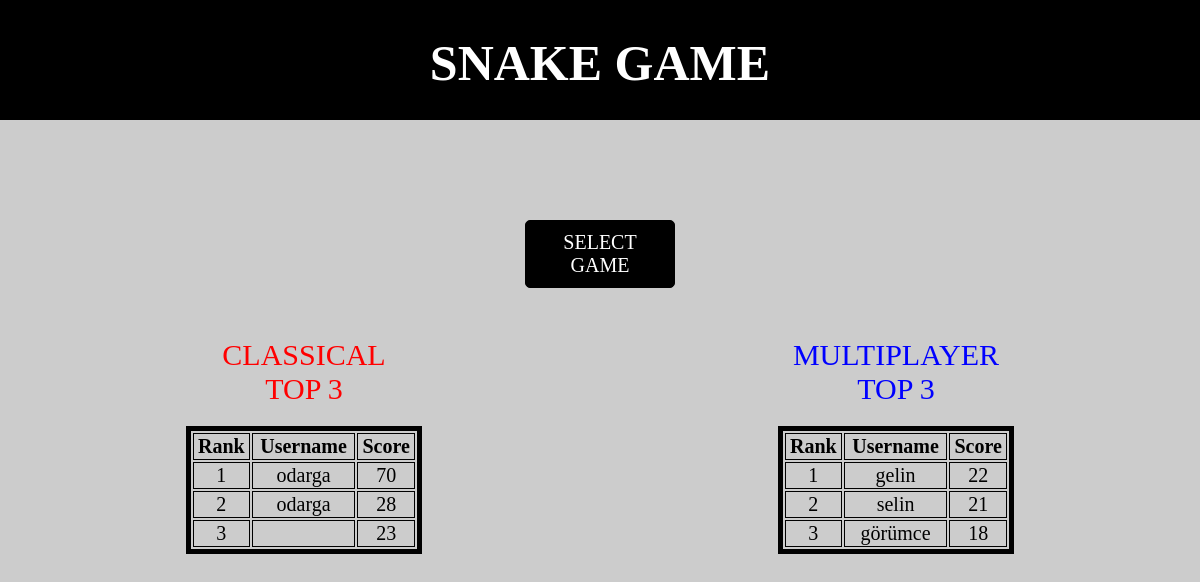
The page / on the database its author committed.
### tables this page shows
CREATE TABLE classic (username TEXT NOT NULL, score NUMERIC NOT NULL);

CREATE TABLE multi (username TEXT NOT NULL, score NUMERIC NOT NULL);

### app.py (the view)
@app.route("/")
def index():
    session.clear()
    highscores = db.execute("SELECT * FROM classic ORDER BY score DESC LIMIT 3")
    multihighscores = db.execute("SELECT * FROM multi ORDER BY score DESC LIMIT 3")
    return render_template("index.html", highscores=highscores, multihighscores=multihighscores)

### templates/index.html (shortened to what this page needs)
{% extends "layout.html" %}
{% block main %}
    <div class=".dropdown" style="margin-top: 200px">
        <button onclick="dropdown()" type="button" class="button">SELECT GAME</button>
    </div>
    <div class="row">
        <div class="column">
            <div style="margin-top: 50px">
                <p3>CLASSICAL</p3>
                <br>
                <p3>TOP 3</p3>
                <table style="margin-top: 20px">
                    <thead>
                        <tr>
                            <th>Rank</th>
                            <th>Username</th>
                            <th>Score</th>
                        </tr>
                    </thead>
                    <tbody>
                        {% set rank = namespace(value=1) %}
                        {% for highscore in highscores %}
                            <tr>
                                <td>{{ rank.value }}</td>
                                <td>{{ highscore.username }}</td>
                                <td>{{ highscore.score }}</td>
                            </tr>
                            {% set rank.value = rank.value + 1 %}
                        {% endfor %}
                    </tbody>
                </table>
            </div>
        </div>
        <div class="column">
            <div style="margin-top: 50px">
                <p4>MULTIPLAYER</p4>
                <br>
                <p4>TOP 3</p4>
                <table style="margin-top: 20px">
                    <thead>
                        <tr>
                            <th>Rank</th>
                            <th>Username</th>
                            <th>Score</th>
                        </tr>
                    </thead>
                    <tbody>
                        {% set rank = namespace(value=1) %}
                        {% for multihighscore in multihighscores %}
                            <tr>
                                <td>{{ rank.value }}</td>
                                <td>{{ multihighscore.username }}</td>
                                <td>{{ multihighscore.score }}</td>
                            </tr>
                            {% set rank.value = rank.value + 1 %}
                        {% endfor %}
                    </tbody>
                </table>
    </div>
{% endblock %}

### templates/layout.html (shortened to what this page needs)
<!DOCTYPE html>
<html lang="en">
    <head>
        <link href="/static/style.css" rel="stylesheet">
    </head>
    <body>
        <header>
            <div>
                <a href="/"><h1>SNAKE GAME</h1></a>
            </div>
        </header>
        <main>
            {% block main %}{% endblock %}
        </main>
    </body>
</html>

### static/style.css (style rules this page uses)
header { background: #000; position: absolute; top: 0; left: 0; right: 0; width: 100%; height: 120px; }
body { background-color: #cccccc !important; }
div { text-align: center; }
a { text-decoration: none; }
h1 { font-family: Copperplate; font-size: 50px; color: #fff; }
p3 { font-family: Copperplate; font-size: 30px; color: #ff0000; }
p4 { font-family: Copperplate; font-size: 30px; color: #0000ff; }
body { background-color: #fff; }
button { width: 150px; background-color: #000; padding: 10px; border: 1px solid #000; border-radius: 5px; font-family: Copperplate; font-size: 20px; color: #fff; margin-top: 20px; cursor: pointer; }
.button { transition-duration: 0.5s; }
.column { flex: 50%; }
.row { display: flex; }
table { width: 40%; border: 5px solid #000; margin-left: auto; margin-right: auto; }
td, th { border: 1px solid #000; font-family: Copperplate; font-size: 20px; text-align: center; }
::placeholder { color: #fff; }

### rows shown on the page
classic: value "1", username "odarga", score "70"
classic: value "2", username "odarga", score "28"
classic: value "3", score "23"
multi: value "1", username "gelin", score "22"
multi: value "2", username "selin", score "21"
multi: value "3", username "görümce", score "18"
